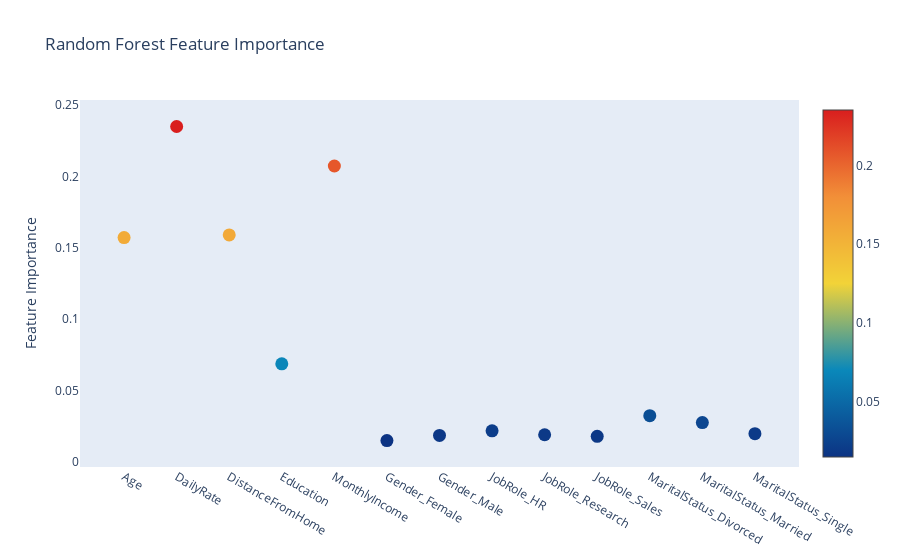

Source (notebook cell):
### Code cell
import pandas as pd
import numpy as np
from sklearn.model_selection import train_test_split
from imblearn.over_sampling import SMOTE
from sklearn.ensemble import RandomForestClassifier
import plotly.graph_objects as go

# Define and preprocess the attrition DataFrame
attrition = pd.DataFrame({
    'Attrition': np.random.choice(['Yes', 'No'], 1000),
    'Age': np.random.randint(18, 65, 1000),
    'DailyRate': np.random.randint(100, 1500, 1000),
    'DistanceFromHome': np.random.randint(1, 50, 1000),
    'Education': np.random.randint(1, 5, 1000),
    'Gender': np.random.choice(['Male', 'Female'], 1000),
    'JobRole': np.random.choice(['Sales', 'Research', 'HR'], 1000),
    'MaritalStatus': np.random.choice(['Single', 'Married', 'Divorced'], 1000),
    'MonthlyIncome': np.random.randint(1000, 20000, 1000)
})

# Identify categorical and numerical columns
categorical = [col for col, value in attrition.items() if value.dtype == 'object']
numerical = attrition.columns.difference(categorical)

# Process categorical data
attrition_cat = attrition[categorical]
if 'Attrition' in attrition_cat.columns:
    attrition_cat = attrition_cat.drop(['Attrition'], axis=1)
attrition_cat = pd.get_dummies(attrition_cat)

# Process numerical data and concatenate
attrition_num = attrition[numerical]
attrition_final = pd.concat([attrition_num, attrition_cat], axis=1)

# Define the target variable
target = attrition['Attrition']

# Split data into train and test sets
train, test, target_train, target_val = train_test_split(
    attrition_final,
    target,
    train_size=0.80,
    random_state=0
)

# Apply SMOTE
oversampler = SMOTE(random_state=0)
smote_train, smote_target = oversampler.fit_resample(train, target_train)

# Train Random Forest
rf_params = {
    'n_jobs': -1,
    'n_estimators': 1000,
    'max_depth': 4,
    'min_samples_leaf': 2,
    'max_features': 'sqrt',
    'random_state': 0,
    'verbose': 0
}
rf = RandomForestClassifier(**rf_params)
rf.fit(smote_train, smote_target)

# Create scatter plot for feature importances
trace = go.Scatter(
    y=rf.feature_importances_,
    x=attrition_final.columns.values,
    mode='markers',
    marker=dict(
        sizemode='diameter',
        sizeref=1,
        size=13,
        color=rf.feature_importances_,
        colorscale='Portland',
        showscale=True
    ),
    text=attrition_final.columns.values
)
data = [trace]

layout = go.Layout(
    autosize=True,
    title='Random Forest Feature Importance',
    hovermode='closest',
    xaxis=dict(
        ticklen=5,
        showgrid=False,
        zeroline=False,
        showline=False
    ),
    yaxis=dict(
        title='Feature Importance',
        showgrid=False,
        zeroline=False,
        ticklen=5,
        gridwidth=2
    ),
    showlegend=False
)

fig = go.Figure(data=data, layout=layout)
fig.show()  # Use show() instead of py.iplot

### Figure 1 — Plotly figure (JSON) as saved in the notebook; plotly's stock layout.template omitted (floating-point values rounded to 4 significant figures)
{"data": [{"marker": {"color": [0.1572, 0.2351, 0.1591, 0.06879, 0.2074, 0.01503, 0.01858, 0.02182, 0.01909, 0.01799, 0.03244, 0.02762, 0.01986], "colorscale": [[0, "rgb(12,51,131)"], [0.25, "rgb(10,136,186)"], [0.5, "rgb(242,211,56)"], [0.75, "rgb(242,143,56)"], [1, "rgb(217,30,30)"]], "showscale": true, "size": 13, "sizemode": "diameter", "sizeref": 1}, "mode": "markers", "text": ["Age", "DailyRate", "DistanceFromHome", "Education", "MonthlyIncome", "Gender_Female", "Gender_Male", "JobRole_HR", "JobRole_Research", "JobRole_Sales", "MaritalStatus_Divorced", "MaritalStatus_Married", "MaritalStatus_Single"], "x": ["Age", "DailyRate", "DistanceFromHome", "Education", "MonthlyIncome", "Gender_Female", "Gender_Male", "JobRole_HR", "JobRole_Research", "JobRole_Sales", "MaritalStatus_Divorced", "MaritalStatus_Married", "MaritalStatus_Single"], "y": [0.1572, 0.2351, 0.1591, 0.06879, 0.2074, 0.01503, 0.01858, 0.02182, 0.01909, 0.01799, 0.03244, 0.02762, 0.01986], "type": "scatter"}], "layout": {"autosize": true, "hovermode": "closest", "showlegend": false, "title": {"text": "Random Forest Feature Importance"}, "xaxis": {"showgrid": false, "showline": false, "ticklen": 5, "zeroline": false}, "yaxis": {"gridwidth": 2, "showgrid": false, "ticklen": 5, "title": {"text": "Feature Importance"}, "zeroline": false}}}
